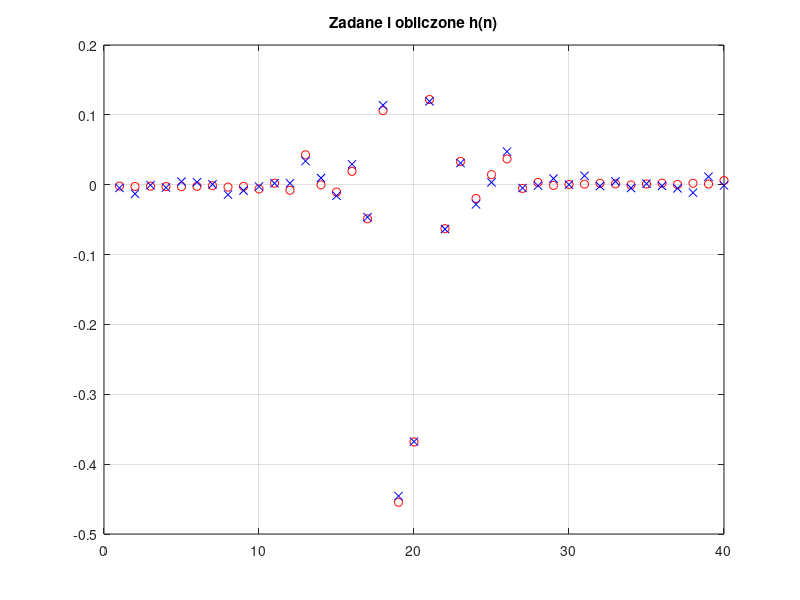

Write MATLAB code to recreate this figure.
% approx_channel.m
% Estymacja odpowiedzi impulsowej kanalu transmisji, u nas karty dzwiekowej
clear all; close all;

% h = [3; -2; 1 ]; % symulowana odpowiedz impulsowa kanalu
h = load('h.dat'); % rzeczywista odpowiedz impulsowa kanalu
L = length(h); % liczba wag
figure; stem(h,'filled'); title('h(n)'); grid; pause

prbs = 2*round( rand(30*L,1) )-1; % pobudzenie kanalu
%prbs=[-1,-1,-1,-1,1,-1,1,-1,1,1,1,-1,1,1,-1,1,-1,1,-1,-1,1]; % krotkie
%prbs=[1,2,3,4,5,6,7,8,9,10,11,12,13,14,15,16,17,18,19,20,21]’; % test dla X
x = [ prbs ]; N = length(x);

r = x(L:-1:1); % pierwszy wiersz
c = x(L:N); % pierwsza kolumna
X = toeplitz(c,r), pause % macierz pobudzenia o strukturze Toeplitza

y = X*h; % wynik przejscia pobudzenia przez uklad h(n)
SNR=10; y = awgn(y,SNR); % dodanie szumu, tak aby otrzymac zadany SNR
% Im niższy snr tym większa długość sygnału pobudzenia potrzebna żeby błąd
% estymacji był niski



%he = pinv(X)*y; % czyli inv(X’*X) * X’*y = Rxx * rxy
he = X \ y; % to samo zoptymalizowane obliczeniowo
plot(1:L,h,'ro',1:L,he,'bx'); title('Zadane i obliczone h(n)'); grid; pause